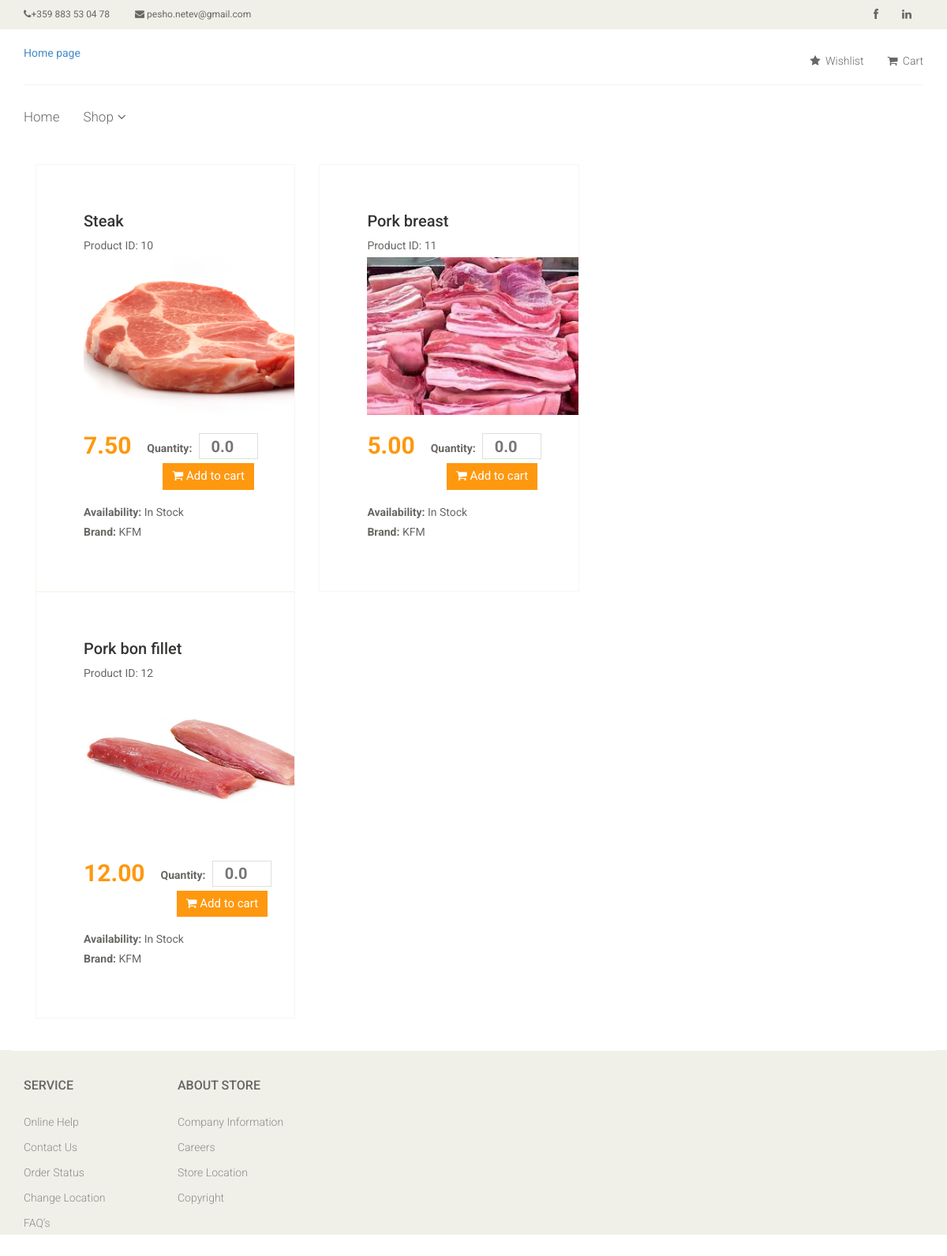
Page /store/category/4 on the committed database.
### store/models.py (models this page shows, shortened)
class Product(models.Model):
    weight_units = (
        ('Kilogram', 'kg'),
        ('Pound', 'pd'),
        ('Gram', 'g'),
        ('Liter', 'l')
    )
    category = models.ForeignKey(Category, related_name='products', on_delete=models.CASCADE)
    name = models.CharField(max_length=200, default="")
    price = models.DecimalField(max_digits=10, decimal_places=2, default=0.0)
    brand = models.CharField(max_length=100, default="")
    image = models.ImageField(upload_to='./static/store/products/%Y_%m_%d', blank=True)
    created = models.DateTimeField(auto_now_add=True)
    updated = models.DateTimeField(auto_now=True)
    description = models.TextField(default="")
    available = models.BooleanField(default=True)
    quantity = models.DecimalField(default=0.0, max_digits=6, decimal_places=3)
    unit = models.CharField(max_length=10, default="", choices=weight_units)

### store/views.py (the view)
# urls.py: re_path('^category/([0-9]+)$', views.category_products, name='products'),
def category_products(request, cat_id):
    template = 'store/category.html'
    cat_selected = Category.objects.get(id=cat_id).get_descendants(include_self=True)
    products = [Product.objects.filter(category_id=cat.id) for cat in cat_selected]
    have_products = any(len(x) for x in products)
    context = {'products': products, 'have_products': have_products}
    return render(request, template, context)

### store/models.py (called while the page is built)
    def __str__(self):
        return "{0}".format(self.name)

### store/templates/store/category.html (shortened to what this page needs)
{% load static %}
<!DOCTYPE html>
<html lang="en">
<head>
    <link href="{% static 'store/css/bootstrap.min.css' %}" rel="stylesheet">
    <link href="{% static 'store/css/font-awesome.min.css' %}" rel="stylesheet">
    <link href="{% static 'store/css/prettyPhoto.css' %}" rel="stylesheet">
    <link href="{% static 'store/css/animate.css' %}" rel="stylesheet">
	<link href="{% static 'store/css/main.css' %}" rel="stylesheet">
	<link href="{% static 'store/css/responsive.css' %}" rel="stylesheet">
</head>
<body>
	<header id="header">
		<div class="header_top">
			<div class="container">
				<div class="row">
					<div class="col-sm-6">
						<div class="contactinfo">
							<ul class="nav nav-pills">
								<li><a href="#"><i class="fa fa-phone"></i>+359 883 53 04 78</a></li>
								<li><a href="#"><i class="fa fa-envelope"></i> pesho.netev@gmail.com</a></li>
							</ul>
						</div>
					</div>
					<div class="col-sm-6">
						<div class="social-icons pull-right">
							<ul class="nav navbar-nav">
								<li><a href="https://www.facebook.com/"><i class="fa fa-facebook"></i></a></li>
								<li><a href="https://www.linkedin.com/feed/"><i class="fa fa-linkedin"></i></a></li>
							</ul>
						</div>
					</div>
				</div>
			</div>
		</div>
		<div class="header-middle">
			<div class="container">
				<div class="row">
					<div class="col-sm-4">
						<div class="logo pull-left">
							<a href="{% url 'store:index' %}">Home page</a>
						</div>
					</div>
					<div class="col-sm-8">
						<div class="shop-menu pull-right">
							<ul class="nav navbar-nav">
								<li><a href=""><i class="fa fa-star"></i> Wishlist</a></li>
								<li><a href="{% url 'store:cart' %}"><i class="fa fa-shopping-cart"></i> Cart</a></li>
							</ul>
						</div>
					</div>
				</div>
			</div>
		</div>
		<div class="header-bottom">
			<div class="container">
				<div class="row">
					<div class="col-sm-9">
						<div class="mainmenu pull-left">
							<ul class="nav navbar-nav collapse navbar-collapse">
								<li><a href="{% url 'store:index' %}">Home</a></li>
								<li class="dropdown"><a href="#">Shop<i class="fa fa-angle-down"></i></a>
                                </li>
							</ul>
						</div>
					</div>
				</div>
			</div>
		</div>
	</header>
	<section>
		<div class="container">
			<div class="row">
				<div class="col-sm-9 padding-right">
					<div class="product-details">
						{% if have_products %}
							{% for query in products %}
								{% for product in query %}
									<div class="col-sm-5">
										<div class="product-information">
											{% if product.quantity > 0 %}
												<h2>{{ product.name }}</h2>
												<p>Product ID: {{ product.id }}</p>
												<img src="../../{{ product.image.url }}" alt="{{ product.name }}" width="300" height="200"/>
												<span>
													<span>{{ product.price }}</span>
													<label>Quantity:</label>
													<input type="number" class="quantity" placeholder="0.0" step="0.1" min="0.0"/>
													<button type="button" class="btn btn-fefault cart" data-product="{{ product.name }}" data-price="{{ product.price }}" data-category="{{ product.category }}" data-description="{{ product.description }}">
														<i class="fa fa-shopping-cart"></i>
														Add to cart
													</button>
												</span>
												<p><b>Availability:</b> In Stock</p>
												<p><b>Brand:</b> {{ product.brand }}</p>
											{% else %}
												<p>We expect new delivery tomorrow...</p>
											{% endif %}
										</div>
									</div>
								{% endfor %}
							{% endfor %}
						{% else %}
							<h3>Currently we don't have products in this category...</h3>
						{% endif %}
					</div>
				</div>
			</div>
		</div>
	</section>
	<footer id="footer">
		<div class="footer-widget">
			<div class="container">
				<div class="row">
					<div class="col-sm-2">
						<div class="single-widget">
							<h2>Service</h2>
							<ul class="nav nav-pills nav-stacked">
								<li><a href="">Online Help</a></li>
								<li><a href="">Contact Us</a></li>
								<li><a href="">Order Status</a></li>
								<li><a href="">Change Location</a></li>
								<li><a href="">FAQ’s</a></li>
							</ul>
						</div>
					</div>
					<div class="col-sm-2">
						<div class="single-widget">
							<h2>About Store</h2>
							<ul class="nav nav-pills nav-stacked">
								<li><a href="">Company Information</a></li>
								<li><a href="">Careers</a></li>
								<li><a href="">Store Location</a></li>
								<li><a href="">Copyright</a></li>
							</ul>
						</div>
					</div>
				</div>
			</div>
		</div>
	</footer>
</body>
</html>

### store/static/store/css/main.css (style rules this page uses)
body { font-family: 'Roboto', sans-serif; position: relative; font-weight: 400; }
ul li { list-style: none; }
a { -webkit-transition: 300ms; -moz-transition: 300ms; -o-transition: 300ms; transition: 300ms; }
h1, h2, h3, h4, h5, h6 { font-family: 'Roboto', sans-serif; }
.header_top { background: none repeat scroll 0 0 #F0F0E9; }
.contactinfo ul li:first-child { margin-left: -15px; }
.contactinfo ul li a { font-size: 12px; color: #696763; font-family: 'Roboto', sans-serif; }
.social-icons ul li a { border: 0 none; border-radius: 0; color: #696763; padding:0px; }
.social-icons ul li { display:inline-block; }
.social-icons ul li a i { padding: 11px 15px; transition: all 0.9s ease 0s; -moz-transition: all 0.9s ease 0s; -webkit-transition: all 0.9s ease 0s; -o-transition: all 0.9s ease 0s; }
.header-middle .container .row { border-bottom: 1px solid #f5f5f5; margin-left: 0; margin-right: 0; padding-bottom: 20px; padding-top: 20px; }
.header-middle .container .row .col-sm-4 { padding-left: 0; }
.header-middle .container .row .col-sm-8 { padding-right:0; }
.shop-menu ul li { display:inline-block; padding-left: 15px; padding-right: 15px; }
.shop-menu ul li:last-child { padding-right: 0; }
.shop-menu ul li a { background: #FFFFFF; color: #696763; font-family: 'Roboto', sans-serif; font-size: 14px; font-weight: 300; padding:0; padding-right: 0; margin-top: 10px; }
.shop-menu ul li a i { margin-right:3px; }
.header-bottom { padding-bottom: 30px; padding-top: 30px; }
.navbar-collapse.collapse { padding-left: 0; }
.mainmenu ul li { padding-right: 15px; padding-left: 15px; }
.mainmenu ul li:first-child { padding-left: 0px; }
.mainmenu ul li a { color: #696763; font-family: 'Roboto', sans-serif; font-size: 17px; font-weight: 300; padding: 0; padding-bottom: 10px; }
.fa-angle-down { padding-left: 5px; }
#footer { background: #F0F0E9; }
.footer-widget { margin-bottom: 68px; }
.footer-widget .container { border-top: 1px solid #FFFFFF; padding-top: 15px; }
.single-widget h2 { color: #666663; font-family: 'Roboto', sans-serif; font-size: 16px; font-weight: 500; margin-bottom: 22px; text-transform: uppercase; }
.single-widget ul li a { color: #8C8C88; font-family: 'Roboto', sans-serif; font-size: 14px; font-weight: 300; padding: 5px 0; }
.padding-right { padding-right: 0; }
.product-details { overflow:hidden; }
.product-details { margin-bottom: 40px; overflow: hidden; margin-top: 10px; }
.product-information { border: 1px solid #F7F7F0; overflow: hidden; padding-bottom: 60px; padding-left: 60px; padding-top: 60px; position: relative; }
.product-information h2 { color: #363432; font-family: 'Roboto', sans-serif; font-size: 20px; margin-top: 0; }
.product-information p { color: #696763; font-family: 'Roboto', sans-serif; margin-bottom: 5px; }
.product-information span { display: inline-block; margin-bottom: 8px; margin-top: 18px; }
.product-information span span { color: #FE980F; float: left; font-family: 'Roboto', sans-serif; font-size: 30px; font-weight: 700; margin-right: 20px; margin-top: 0px; }
.product-information span input { border: 1px solid #DEDEDC; color: #696763; font-family: 'Roboto', sans-serif; font-size: 20px; font-weight: 700; height: 33px; outline: medium none; text-align: center; width: 50px; }
.product-information span label { color: #696763; font-family: 'Roboto', sans-serif; font-weight: 700; margin-right: 5px; }
.cart { background: #FE980F; border: 0 none; border-radius: 0; color: #FFFFFF; font-family: 'Roboto', sans-serif; font-size: 15px; margin-bottom: 10px; margin-left: 20px; }
.quantity { width: 75px!important; margin: 5px auto; }

### rows in the picture
Product: name "Steak", id "10", image (picture), price "7.50", brand "KFM"
Product: name "Pork breast", id "11", image (picture), price "5.00", brand "KFM"
Product: name "Pork bon fillet", id "12", image (picture), price "12.00", brand "KFM"
